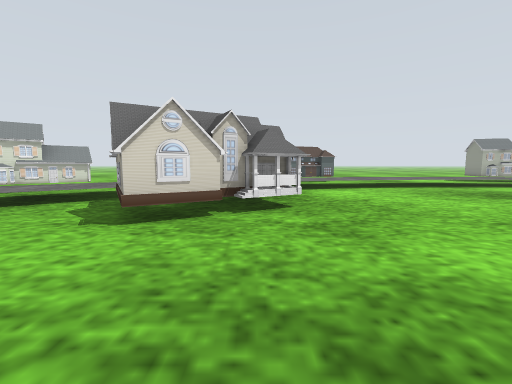
View 1 (above)

24 first-person views from a walk through a world built for the Gazebo simulator. The camera is 0.33 m above the floor, tilts 6° down and sees 90° across. The floor is counted in squares, 0.5 m on a side. Each view is taken from the middle of a square. On the plan, view 1 faces up. The plan holds only what a view shows up to about 9 squares ahead; the rest is blank. The place goes on beyond the plan. Simple patterns stand in for the simulator's built-in surfaces. Some surface patterns are stand-ins.

View 2
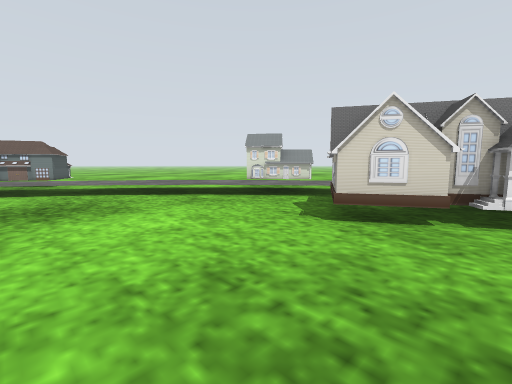

View 3
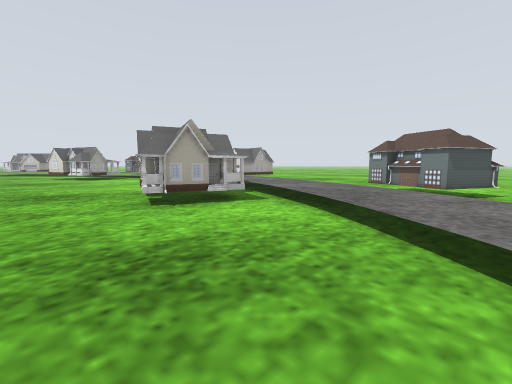

View 4
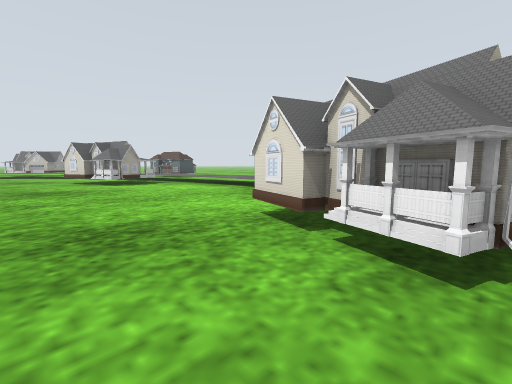

View 5
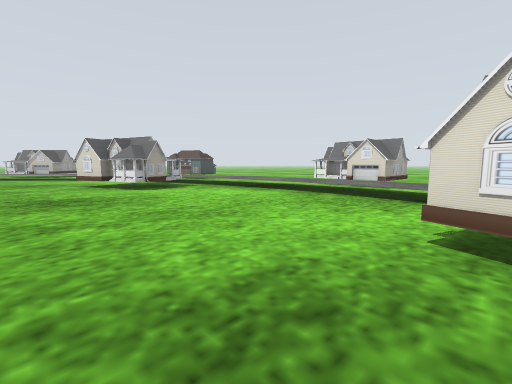

View 6
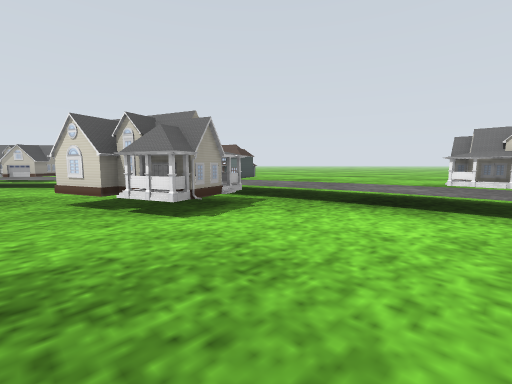

View 7
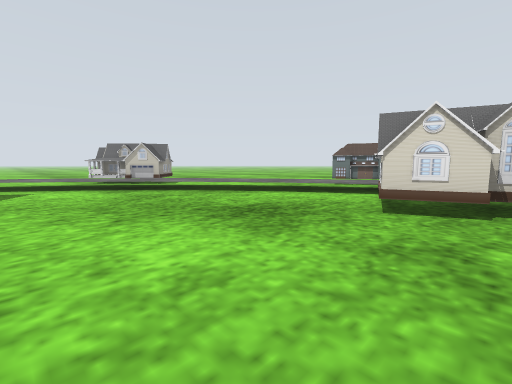

View 8
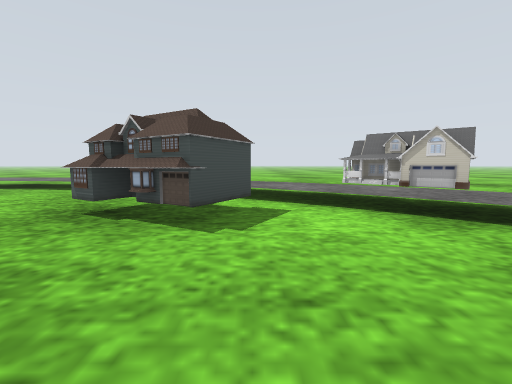

View 9
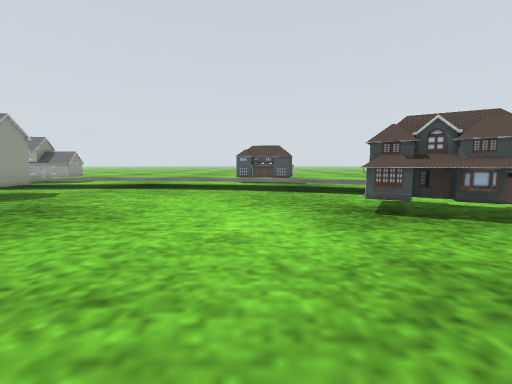

View 10
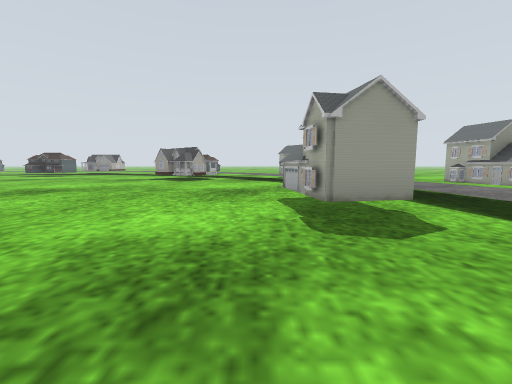

View 11
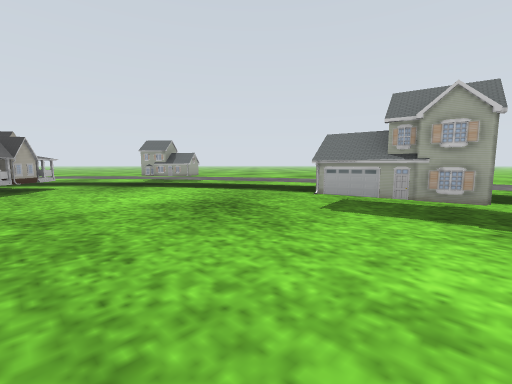

View 12
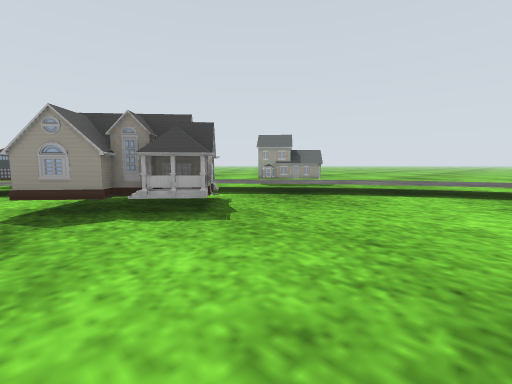

View 13
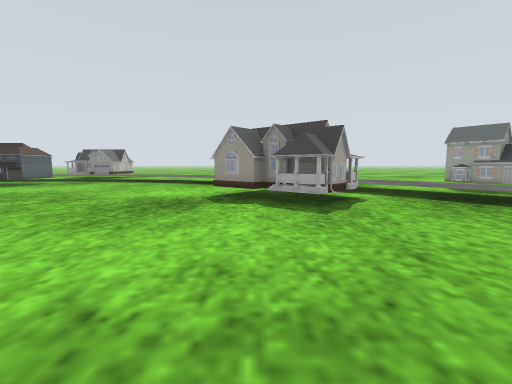

View 14
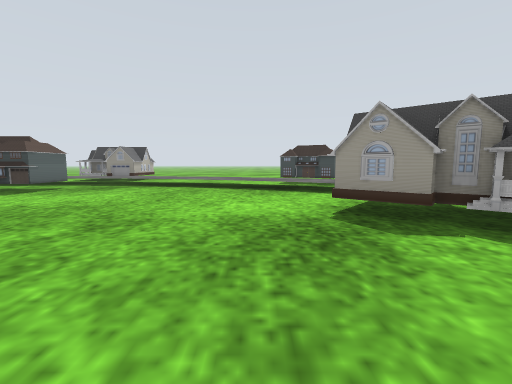

View 15
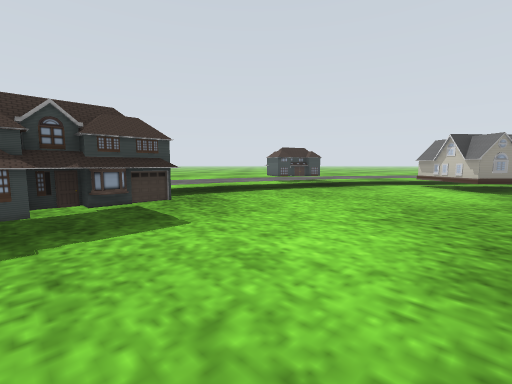

View 16
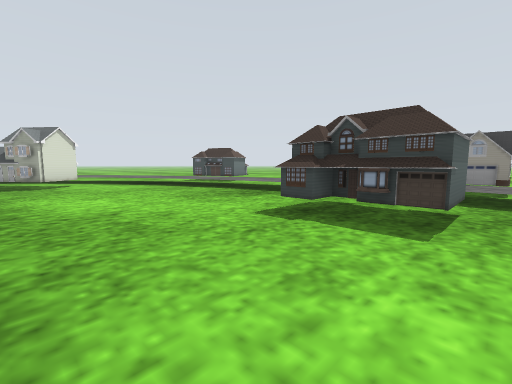

View 17
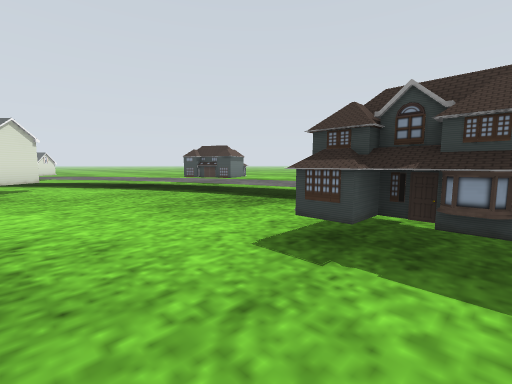

View 18
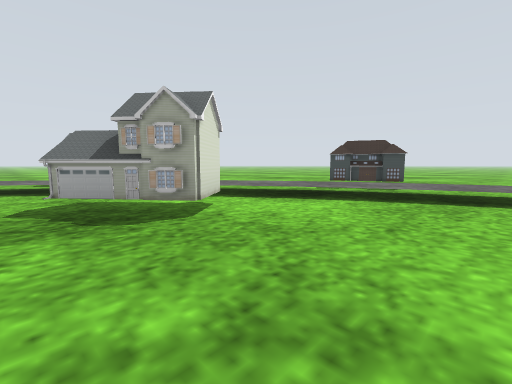

View 19
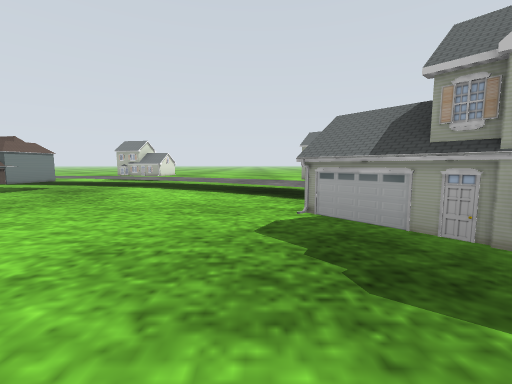

View 20
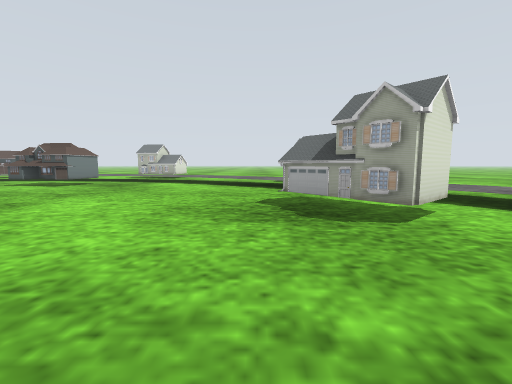

View 21
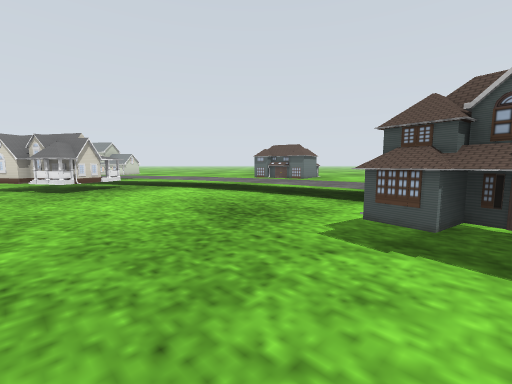

View 22
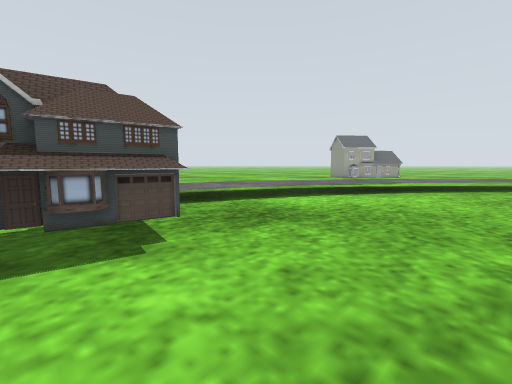

View 23
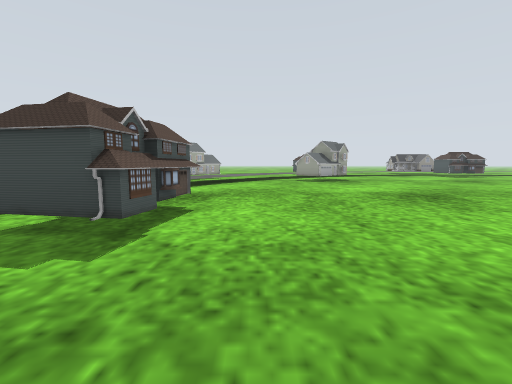

View 24
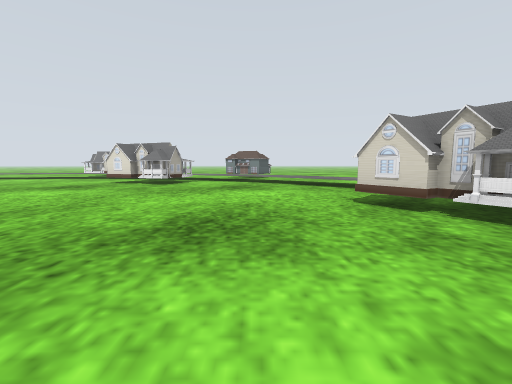

### Floor plan
Key: @ floor where view 1 was taken; # wall or solid block; . floor; = window, fence, low wall or low ledge; H house.
Columns run from 10 left of view 1 to 22 right of it. Each row starts with its distance up from view 1.
  8            ============
  7           ====.... ======
  6       == =#......HHH...====
  5      ==# HH......HHH....====
  4     ===.HHHH..............===
  3    ===..HHH................===
  2   ===........   ..........H ===
  1   ==..........    ........HHH==
  0   ==......@..      .......HH.===
 -1  ==#.........       ..........==
 -2  =#HH......          .........==
 -3 ==HHH.....            .........==
 -4 =  HH....              .. .....==
 -5 ==......                  .....=
 -6 ==.....                   .....
 -7 ==.....                   ...HH
 -8 ==.....                   ...HH==
 -9 ==.....                   ...HH==
-10 ==.....                   .....==
-11 ==HHH..                   .....==
-12 ==HHH....             .........==
-13 == HH....            ..........==
-14   #HH....           ..........==
-15  ==......          .......HH..==
-16   ==.....   .     ........HHH===
-17   ===..........  ........HH #
-18   ===.....................H#
-19    ===..HHH................==
-20     ====HHH..............===
-21      #===# ......HHH....====
-22         ====.....H  .=====
-23          =========== ===
-24             =========

Positions as (right, up) in squares from view 1, and headings:
1: (0, 0), facing up
2: (0, 0), facing up-left
3: (-4, 2), facing down-left
4: (-4, -2), facing down-left
5: (-4, -4), facing down-left
6: (-5, -8), facing down-left
7: (-2, -12), facing down-left
8: (-2, -16), facing down
9: (2, -16), facing down
10: (4, -20), facing right
11: (7, -17), facing down-right
12: (12, -15), facing down-right
13: (11, -16), facing right
14: (13, -14), facing right
15: (16, -7), facing down-right
16: (16, -9), facing up-right
17: (17, -8), facing up-right
18: (15, -3), facing up-right
19: (15, -1), facing up
20: (15, -3), facing up
21: (8, 3), facing up-left
22: (8, 3), facing up-right
23: (5, 4), facing right
24: (3, 1), facing left
